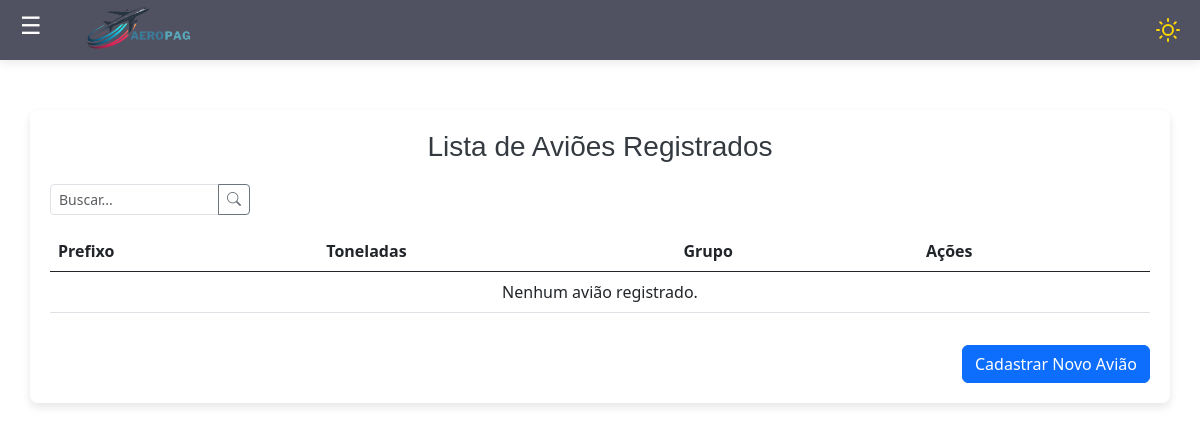
The app's page /avioes/ (signed in), older data.
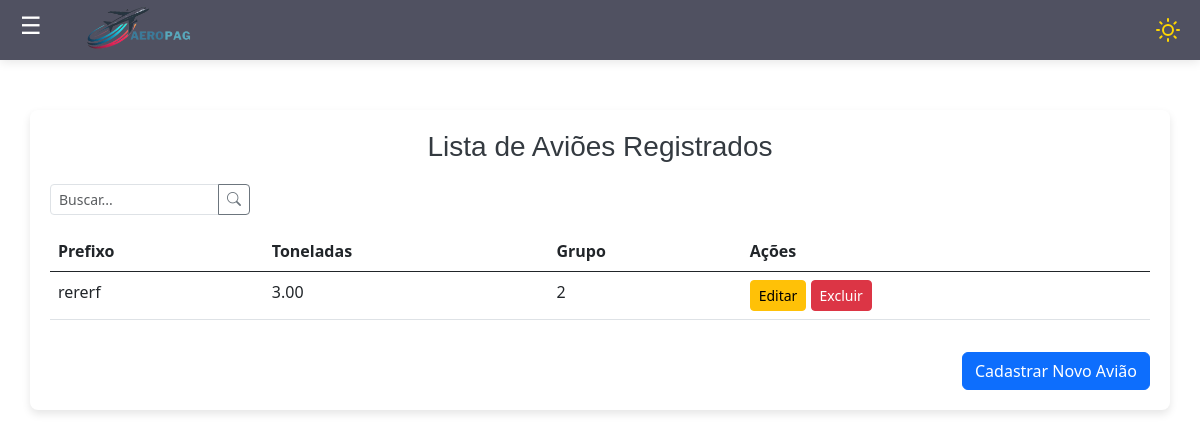
The same page, newer data.
### avioes/models.py (models this page shows, shortened)
class Aviao(models.Model):
    avi_codigo = models.AutoField(primary_key=True)
    avi_prefixo_do_aviao = models.CharField(max_length=10)
    avi_toneladas = models.DecimalField(max_digits=10, decimal_places=2)
    avi_grupo = models.IntegerField()
    usuario = models.ForeignKey(User, on_delete=models.CASCADE, related_name='usuario', null=True, blank=True)

### avioes/views.py (the view)
# urls.py: path('avioes/', AviaoList.as_view(), name='listar-avioes'),
class AviaoList(LoginRequiredMixin, ListView):
    login_url = reverse_lazy('login')
    model = Aviao
    template_name = 'listas/aviao.html'
    def get_queryset(self):
        return Aviao.objects.filter(usuario=self.request.user)

### avioes/templates/listas/aviao.html (shortened to what this page needs)
{% extends 'modelo.html' %}
{% load static %}
{% block conteudo %}
<link href="https://cdn.jsdelivr.net/npm/bootstrap@5.3.0-alpha1/dist/css/bootstrap.min.css" rel="stylesheet">
<link rel="stylesheet" href="https://cdnjs.cloudflare.com/ajax/libs/font-awesome/6.0.0-beta3/css/all.min.css">
<div class="container">
    <h3>Lista de Aviões Registrados</h3>
     <div class="mb-3">
        <div class="input-group" style="max-width: 200px;">
            <input type="text" class="form-control form-control-sm" id="search-lembrete" placeholder="Buscar...">
            <button class="btn btn-outline-secondary btn-sm" type="button">
                <i class="bi bi-search"></i>
            </button>
        </div>
    </div>
    <div class="table-responsive">
        <table class="table">
            <thead>
                <tr>
                    <th>Prefixo</th>
                    <th>Toneladas</th>
                    <th>Grupo</th>
                    <th>Ações</th>
                </tr>
            </thead>
            <tbody>
                {% for aviao in object_list %}
                <tr>
                    <td>{{ aviao.avi_prefixo_do_aviao }}</td>
                    <td>{{ aviao.avi_toneladas }}</td>
                    <td>{{ aviao.avi_grupo }}</td>
                    <td>
                        <button class="btn btn-warning btn-sm" title="Editar" data-aviao-id="{{ aviao.pk }}" data-prefixo="{{ aviao.avi_prefixo_do_aviao }}" data-grupo="{{ aviao.avi_grupo }}" data-toneladas="{{ aviao.avi_toneladas }}" id="editar-aviao-{{ aviao.pk }}">Editar</button>
                        <button class="btn btn-danger btn-sm" title="Excluir" data-aviao-id="{{ aviao.pk }}" id="excluir-aviao-{{ aviao.pk }}">Excluir</button>
                    </td>
                </tr>
                {% empty %}
                <tr>
                    <td colspan="4" class="text-center">Nenhum avião registrado.</td>
                </tr>
                {% endfor %}
            </tbody>
        </table>
    </div>
    <div class="text-end mt-3">
        <a href="{% url 'criar-aviao' %}" class="btn btn-primary">Cadastrar Novo Avião</a>
    </div>
</div>
{% endblock %}

Row changes from the older to the newer data that the page shows:
added Aviao: avi_prefixo_do_aviao "rererf", avi_toneladas "3.00", avi_grupo "2"
Text that changed along with them:
text no longer shown: "Nenhum avião registrado."
